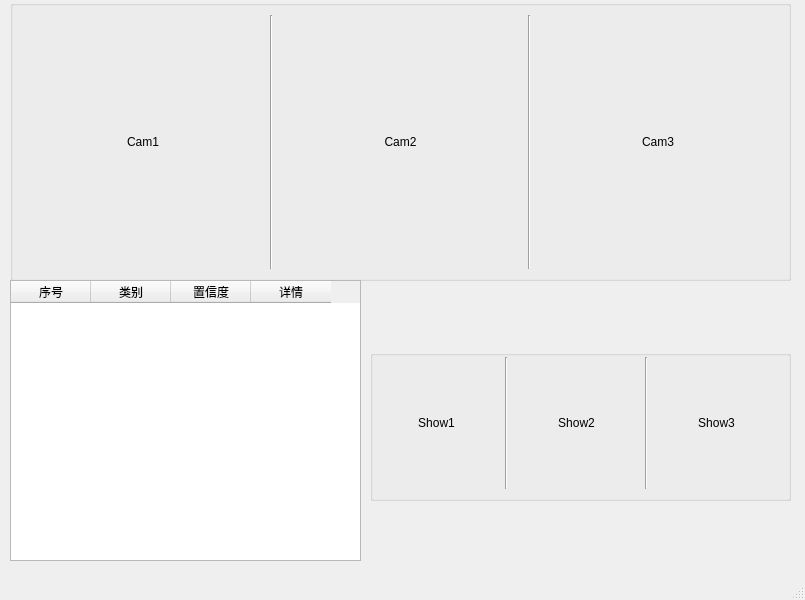
<?xml version="1.0" encoding="UTF-8"?>
<ui version="4.0">
 <class>MainWindow</class>
 <widget class="QMainWindow" name="MainWindow">
  <property name="geometry">
   <rect>
    <x>0</x>
    <y>0</y>
    <width>805</width>
    <height>600</height>
   </rect>
  </property>
  <property name="windowTitle">
   <string>MainWindow</string>
  </property>
  <widget class="QWidget" name="centralwidget">
   <widget class="QGroupBox" name="horizontalGroupBox">
    <property name="geometry">
     <rect>
      <x>10</x>
      <y>0</y>
      <width>781</width>
      <height>281</height>
     </rect>
    </property>
    <layout class="QHBoxLayout" name="horizontalLayout">
     <item>
      <widget class="QLabel" name="Cam1">
       <property name="text">
        <string>Cam1</string>
       </property>
       <property name="alignment">
        <set>Qt::AlignCenter</set>
       </property>
      </widget>
     </item>
     <item>
      <widget class="Line" name="line_3">
       <property name="orientation">
        <enum>Qt::Vertical</enum>
       </property>
      </widget>
     </item>
     <item>
      <widget class="QLabel" name="Cam2">
       <property name="text">
        <string>Cam2</string>
       </property>
       <property name="alignment">
        <set>Qt::AlignCenter</set>
       </property>
      </widget>
     </item>
     <item>
      <widget class="Line" name="line_2">
       <property name="orientation">
        <enum>Qt::Vertical</enum>
       </property>
      </widget>
     </item>
     <item>
      <widget class="QLabel" name="Cam3">
       <property name="text">
        <string>Cam3</string>
       </property>
       <property name="alignment">
        <set>Qt::AlignCenter</set>
       </property>
      </widget>
     </item>
    </layout>
   </widget>
   <widget class="QGroupBox" name="horizontalGroupBox_2">
    <property name="geometry">
     <rect>
      <x>370</x>
      <y>350</y>
      <width>421</width>
      <height>151</height>
     </rect>
    </property>
    <layout class="QHBoxLayout" name="horizontalLayout_2">
     <property name="leftMargin">
      <number>1</number>
     </property>
     <property name="topMargin">
      <number>1</number>
     </property>
     <item>
      <widget class="QLabel" name="show1">
       <property name="text">
        <string>Show1</string>
       </property>
       <property name="alignment">
        <set>Qt::AlignCenter</set>
       </property>
      </widget>
     </item>
     <item>
      <widget class="Line" name="line_4">
       <property name="orientation">
        <enum>Qt::Vertical</enum>
       </property>
      </widget>
     </item>
     <item>
      <widget class="QLabel" name="show2">
       <property name="frameShape">
        <enum>QFrame::NoFrame</enum>
       </property>
       <property name="text">
        <string>Show2</string>
       </property>
       <property name="alignment">
        <set>Qt::AlignCenter</set>
       </property>
      </widget>
     </item>
     <item>
      <widget class="Line" name="line_5">
       <property name="orientation">
        <enum>Qt::Vertical</enum>
       </property>
      </widget>
     </item>
     <item>
      <widget class="QLabel" name="show3">
       <property name="text">
        <string>Show3</string>
       </property>
       <property name="alignment">
        <set>Qt::AlignCenter</set>
       </property>
      </widget>
     </item>
    </layout>
   </widget>
   <widget class="QTableWidget" name="tableWidget">
    <property name="geometry">
     <rect>
      <x>10</x>
      <y>280</y>
      <width>351</width>
      <height>281</height>
     </rect>
    </property>
    <attribute name="horizontalHeaderDefaultSectionSize">
     <number>80</number>
    </attribute>
    <column>
     <property name="text">
      <string>序号</string>
     </property>
    </column>
    <column>
     <property name="text">
      <string>类别</string>
     </property>
    </column>
    <column>
     <property name="text">
      <string>置信度</string>
     </property>
    </column>
    <column>
     <property name="text">
      <string>详情</string>
     </property>
    </column>
   </widget>
  </widget>
  <widget class="QMenuBar" name="menubar">
   <property name="geometry">
    <rect>
     <x>0</x>
     <y>0</y>
     <width>805</width>
     <height>22</height>
    </rect>
   </property>
  </widget>
  <widget class="QStatusBar" name="statusbar"/>
 </widget>
 <resources/>
 <connections/>
</ui>
